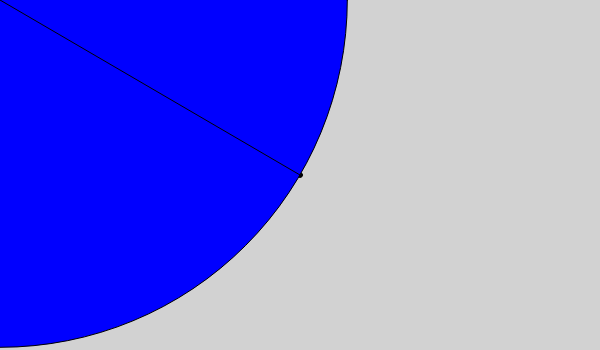
Frame 1 (no input)
Frame 60 (no input): identical to frame 1, image omitted
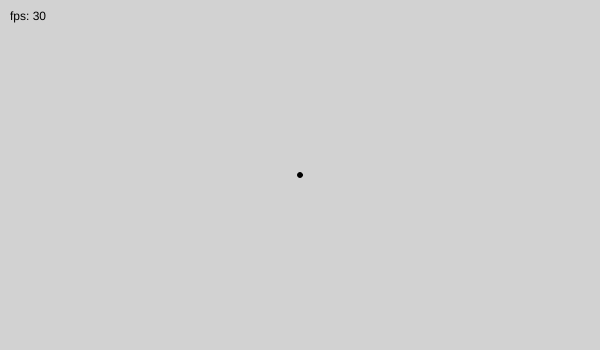
Frame 120 (the mouse pressed at the canvas centre since frame 60)

The p5.js sketch that drew these frames (run headless with seeded random() and noise() and a simulated clock; from frame 60 on, the mouse is pressed at the canvas centre):

// p5.js sketch
// ── sketch.js
// The Nature of Code
// Daniel Platt
// Chapter 1: Magnitude Example

function setup() {
  createCanvas(600, 350);
}

function draw() {
  frameRate(30);
  background(210);
  strokeWeight(0);
  fill(0);
  text ("fps: " + round(frameRate()), 10,20);
  strokeWeight(1);
  circle(width/2, height/2, 5);
  let mouse = createVector(mouseX, mouseY);
  let center = createVector(width/2, height/2);
  let lineVec = p5.Vector.sub(mouse, center);
  fill(0,0,lineVec.mag());
  circle(mouseX, mouseY,2 * lineVec.mag());
  noFill();
  line(mouse.x, mouse.y, center.x, center.y);
}
